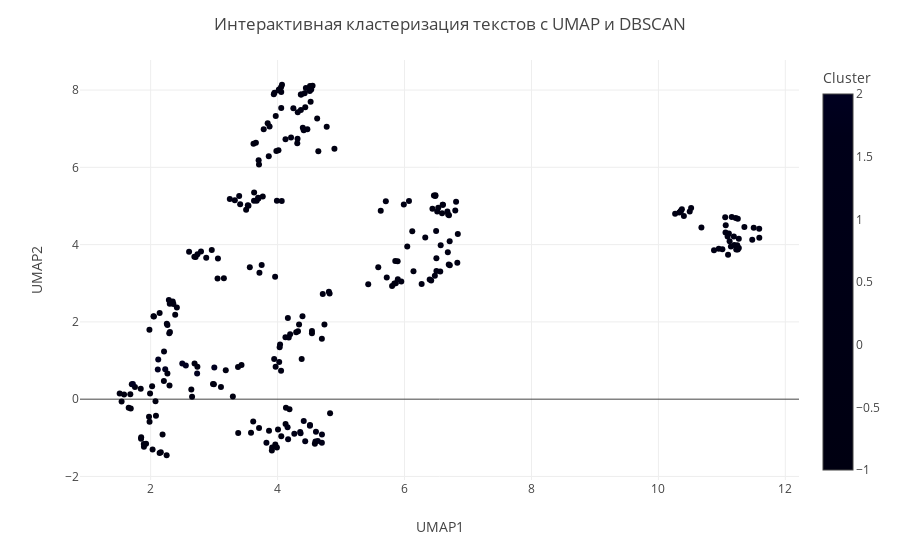

The code cell stored with this chart in its notebook:
### Code cell
import plotly.express as px
from sklearn.decomposition import PCA
import umap


reducer = umap.UMAP(n_neighbors=5, min_dist=0.1, n_components=2, random_state=42)
embeddings_2d = reducer.fit_transform(embeddings)

# Добавляем результаты в датафрейм
df['UMAP1'] = embeddings_2d[:, 0]
df['UMAP2'] = embeddings_2d[:, 1]
df['Cluster'] = cluster_labels

# Построение интерактивного scatter plot с Plotly
fig = px.scatter(
    df, x='UMAP1', y='UMAP2',
    color='Cluster',
    hover_data={'Очищенный текст': True, 'UMAP1': False, 'UMAP2': False, 'Cluster': True}
)

# Настройка графика
fig.update_layout(
    title="Интерактивная кластеризация текстов с UMAP и DBSCAN",
    xaxis_title="UMAP1",
    yaxis_title="UMAP2"
)

fig.show()

### Figure 1 — Plotly figure (JSON) as saved in the notebook; plotly's stock layout.template omitted (floating-point values rounded to 4 significant figures; data arrays with more than 128 entries replaced by an {"elided": "..."} marker saying what was removed)
{"data": [{"customdata": {"elided": "269x2 mixed values"}, "hovertemplate": "Очищенный текст=%{customdata[0]}<br>Cluster=%{marker.color}<extra></extra>", "legendgroup": "", "marker": {"color": {"elided": "269 int values"}, "coloraxis": "coloraxis", "symbol": "circle"}, "mode": "markers", "name": "", "orientation": "v", "showlegend": false, "type": "scatter", "x": {"elided": "269 float values"}, "xaxis": "x", "y": {"elided": "269 float values"}, "yaxis": "y"}], "layout": {"coloraxis": {"colorbar": {"title": {"text": "Cluster"}}, "colorscale": [[0, "#000011"], [0.1111, "#000012"], [0.2222, "#000013"], [0.3333, "#000014"], [0.4444, "#000015"], [0.5556, "#000016"], [0.6667, "#000017"], [0.7778, "#000018"], [0.8889, "#000019"], [1, "#000020"]]}, "legend": {"tracegroupgap": 0}, "margin": {"t": 60}, "title": {"text": "Интерактивная кластеризация текстов с UMAP и DBSCAN"}, "xaxis": {"anchor": "y", "domain": [0, 1], "title": {"text": "UMAP1"}}, "yaxis": {"anchor": "x", "domain": [0, 1], "title": {"text": "UMAP2"}}}}
